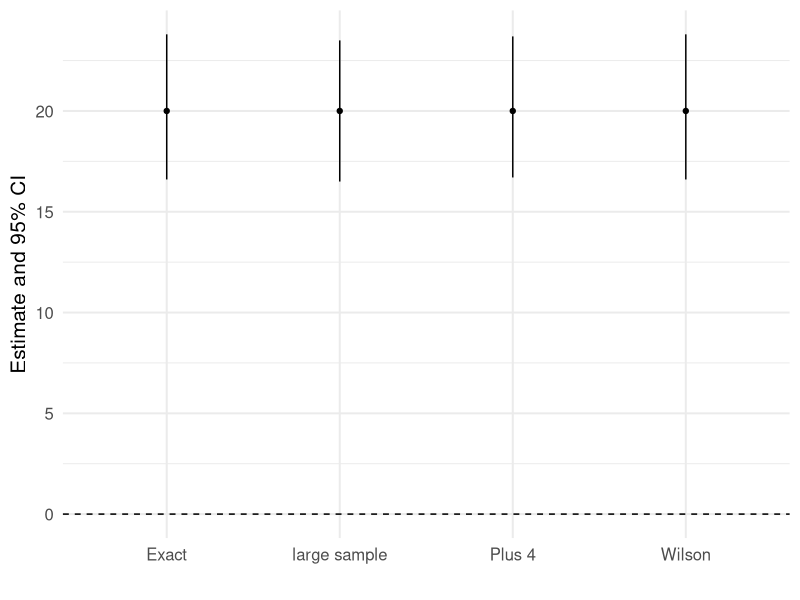
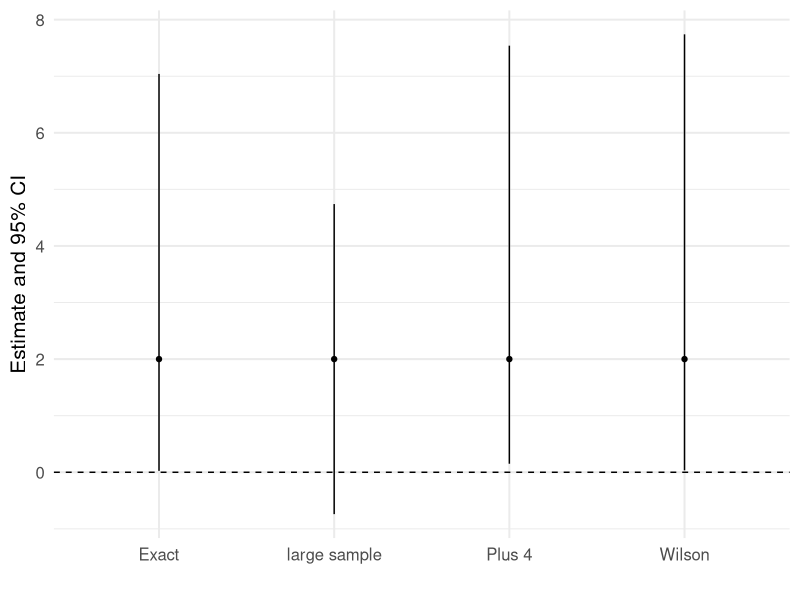

These figures' R source, in order: (Note: this script raises an error after producing the figures.)
## ---- chunk 1
library(knitr) # for include_graphics() 
library(dplyr)
library(forcats)
library(readr)
library(ggplot2)
library(broom) 
library(tidyr)
library(ggplot2)
library(tibble)
## ---- chunk 2
p.hat <- 100/500 # estimate proportion
se <- sqrt(p.hat*(1-p.hat)/500) # standard error
c(p.hat - 1.96*se, p.hat + 1.96*se) # CI
## ---- chunk 3
binom.test(x = 100, n = 500, conf.level = 0.95)
## ---- chunk 4
prop.test(x = 100, n = 500, conf.level = 0.95)
## ---- chunk 5
p.tilde <- (100 + 2)/(500 + 4)
se <- sqrt(p.tilde*(1-p.tilde)/504) # standard error
c(p.tilde - 1.96*se, p.tilde + 1.96*se) # CI
## ---- chunk 6
# students, dont worry about this code
library(ggplot2)
library(tibble)
elderly_CIs <- tibble(method = c("large sample", "Exact", "Wilson", "Plus 4"),
       lower = c(16.5, 16.6, 16.6, 16.7),
       upper = c(23.5, 23.8, 23.8, 23.7),
       estimate = rep(20,4))

ggplot(data = elderly_CIs, 
       aes(x = method, y = estimate)) +
  geom_point() +
  geom_segment(aes(xend = method, y = lower, yend = upper)) +
  geom_hline(aes(yintercept = 0), lty = 2) +
  labs(y = "Estimate and 95% CI", x = "") +
  theme_minimal(base_size = 15)
## ---- chunk 7
p.hat <- 2/100 # estimate proportion
se <- sqrt(p.hat*(1-p.hat)/100) # standard error
c(p.hat - 1.96*se, p.hat + 1.96*se) # CI
## ---- chunk 8
p.tilde <- (2 + 2)/(100 + 4)
se <- sqrt(p.tilde*(1-p.tilde)/104) # standard error
c(p.tilde - 1.96*se, p.tilde + 1.96*se) # CI
## ---- chunk 9
binom.test(x = 2, n = 100, conf.level = 0.95)
## ---- chunk 10
prop.test(x = 2, n = 100, conf.level = 0.95)
## ---- chunk 11
# students, dont worry about this code
library(ggplot2)
library(tibble)
elderly_CIs <- tibble(method = c("large sample", "Exact", "Wilson", "Plus 4"),
       lower = c(-0.74, 0.024, 0.034, 0.15),
       upper = c(4.74, 7.04, 7.74, 7.54),
       estimate = rep(2,4))

ggplot(data = elderly_CIs, 
       aes(x = method, y = estimate)) +
  geom_point() +
  geom_segment(aes(xend = method, y = lower, yend = upper)) +
  geom_hline(aes(yintercept = 0), lty = 2) +
  labs(y = "Estimate and 95% CI", x = "") +
  theme_minimal(base_size = 15)
## ---- chunk 12
pnorm(q = 3.06413, lower.tail = F)
## ---- chunk 13
knitr::include_graphics("analysisofvalue.png")
